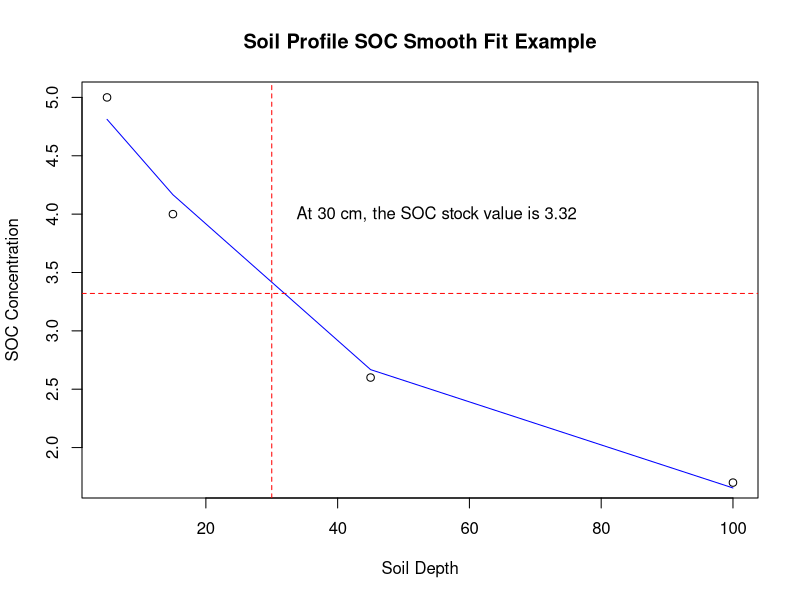

Here is the R script that generated this plot:

#profile data #1
y <- c(5, 15, 32, 55, 100, 200)
x <- c(5, 4, 3, 2.2, 1.7, 0.5)

#Example data #2
y <- c(5, 15, 45, 100)
x <- c(5, 4, 2.6, 1.7)


# make spline fit
smoothingSpline = smooth.spline(y, x, spar=0.45)

#Approximate value at 30 cm
SOCval <- predict(smoothingSpline, 30)

#plot it all
target_val = 30
plot(y, x, 
     main="Soil Profile SOC Smooth Fit Example",
     ylab="SOC Concentration", 
     xlab="Soil Depth")
lines(smoothingSpline, col="blue")
abline(v = target_val, col="red", lwd=1, lty=2)
abline(h = SOCval, col="red", lwd=1, lty=2)
text(55, 4, paste0("At ", target_val, " cm, the SOC stock value is ",round(SOCval$y,2)))




